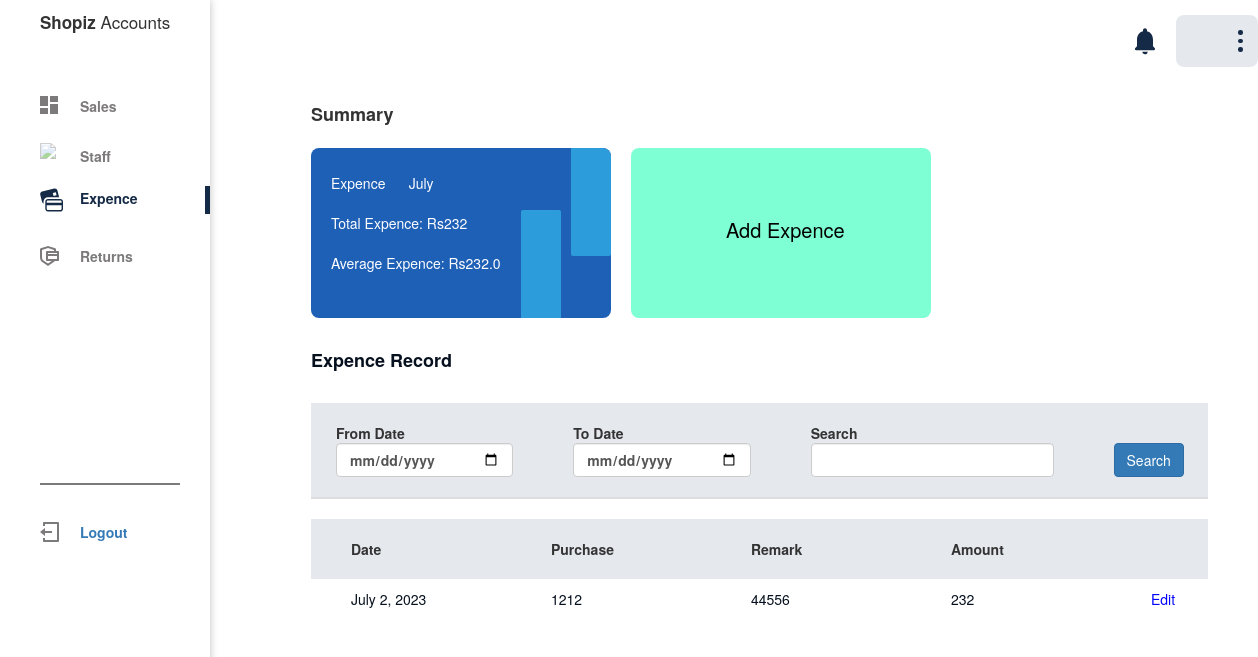
The app's page /expences (signed in), older data.
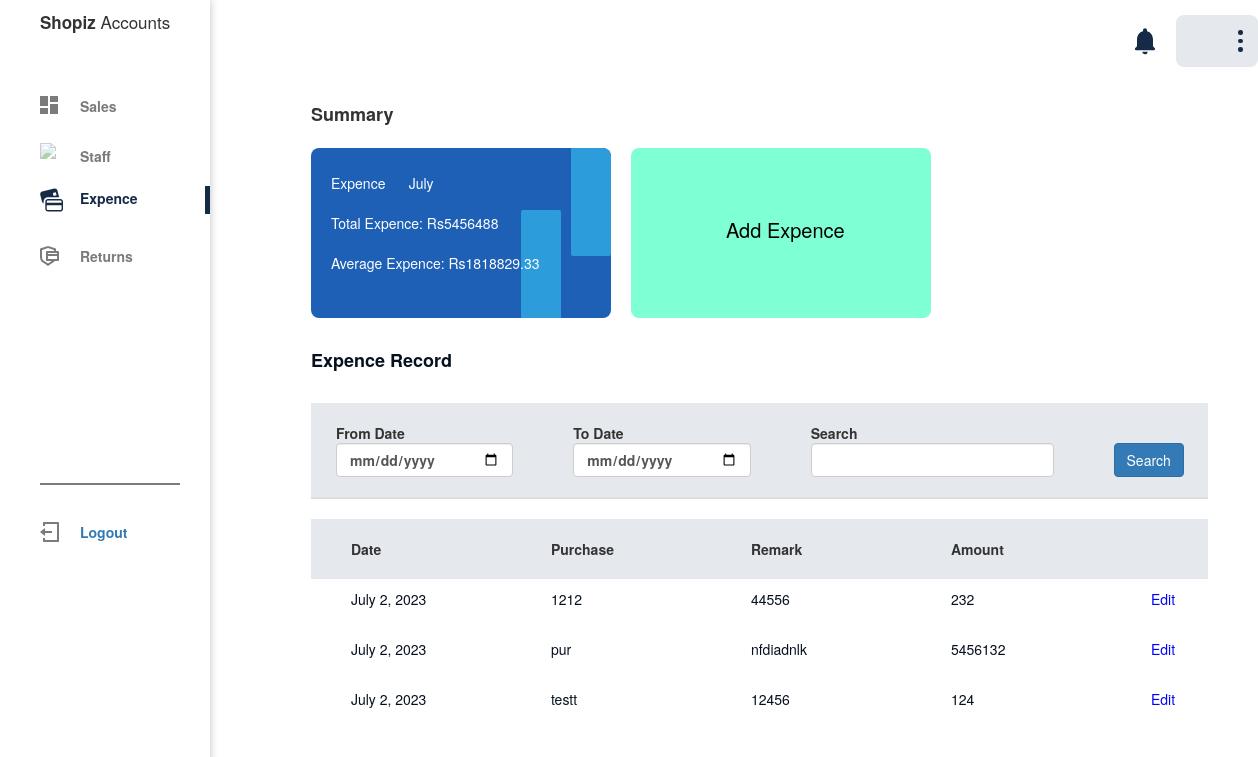
The same page, newer data.
### user_app/models.py (models this page shows)
class Expences(models.Model):
    Purchase = models.CharField(max_length=100)
    Remark = models.CharField(max_length=250)
    Amount = models.CharField(max_length=10)
    Date = models.DateField(auto_now_add=True)
    class Meta:
        db_table = 'expenses'

### user_app/views.py (the view, shortened to what this page needs)
# urls.py: path('expences', views.expences, name='expences'),
@login_required()
def expences(request):
    fromDate = request.GET.get('fromDate')
    toDate = request.GET.get('toDate')
    search = request.GET.get('search')
    current_month = datetime.now().month
    data = models.Expences.objects.filter(Date__month=current_month)
    current_month = datetime.now().strftime('%B')
    if fromDate and toDate:
        data = data.filter(Q(Date__gte=fromDate) & Q(Date__lte=toDate))
        current_month = f'{fromDate} - {toDate}'
    elif fromDate:
        data = data.filter(Date__gte=fromDate)
        current_month = f'{fromDate} - '
    elif toDate:
        data = data.filter(Date__lte=toDate)
        current_month = f' - {toDate}'
    if search:
        data = data.filter(Q(Purchase__icontains=search))
    data = data.order_by('Date')
    sum_amount = data.aggregate(sum_amount=Sum('Amount'))['sum_amount']
    avg_amount = data.aggregate(avg_amount=Avg('Amount'))['avg_amount']
    sum_amount = sum_amount if sum_amount else 0
    avg_amount = round(avg_amount, 2) if avg_amount else 0
    return render(request, 'admin/expences.html', {'data': data, 'current_month': current_month, 'sum': sum_amount, 'avg': avg_amount})

### template/admin/expences.html (shortened to what the changed rows need)
{% extends 'admin/admin_home.html' %}
{% load static %}
{% block content %}
<head>
    <link rel="stylesheet" href="//netdna.bootstrapcdn.com/bootstrap/3.1.1/css/bootstrap.min.css">
    <link rel="stylesheet" href="{% static 'css/expences.css' %}">
</head>
<div class="content" style="padding: 0 50px 0 0;">
    <div class="cards-con">
        <div class="cards">
            <div class="card card-1">
                <div class="content">
                    <div class="name">Expence &nbsp;&nbsp;&nbsp;&nbsp; {{current_month}}</div>
                    <div class="name">Total Expence: Rs{{sum}}</div>
                    <div class="name">Average Expence: Rs{{avg}}</div>
                </div>
            </div>
        </div>
    </div>
    <div class="table-con" style="overflow: hidden;">
        <div class="heading">
            <div class="row">
                <form action="" method="get">
                    <table class="table">
                        <thead>
                            <form action="">
                                <tr class="filters">
                                    <th>From Date
                                        <input id="assigned-user-filter" name="fromDate" value="" type='date' class="form-control">
                                    </th>
                                    <th>To Date
                                        <input id="assigned-user-filter" type='date' name="toDate" value="" class="form-control">
                                    </th>
                                    <th>Search
                                        <input id="assigned-user-filter" type='text' name="search" value=""  class="form-control">
                                    </th>
                                    <th>
                                        <input type="submit" class="btn btn-primary" value="Search">
                                    </th>
                                </tr>
                            </form>
                        </thead>
                    </table>
                </form>
            </div>
        </div>
        <table>
            <thead>
                <tr>
                    <th style="max-width: 250px; min-width: 200px;">Date</th>
                    <th style="max-width: 250px; min-width: 200px;">Purchase</th>
                    <th style="max-width: 250px; min-width: 200px;">Remark</th>
                    <th style="max-width: 250px; min-width: 200px;">Amount</th>
                    <th style="max-width: 250px; min-width: 200px;"></th>
                </tr>
            </thead>
            <tbody>
                {% if data|length == 0 %}
                <tr>
                    <td colspan="5" align="center">No Record Found</td>
                </tr>
                {% else %}
                {% for data in data %}
                <tr class="row">
                    <td class="date" style="max-width: 250px; min-width: 200px;">
                        <p>{{data.Date}}</p>
                    </td>
                    <td class="name" style="max-width: 250px; min-width: 200px;">
                        <p>{{data.Purchase}}</p>
                    </td>
                    <td class="name" style="max-width: 250px; min-width: 200px;">
                        <p>{{data.Remark}}</p>
                    </td>
                    <td class="name" style="max-width: 250px; min-width: 200px;">
                        <p>{{data.Amount}}</p>
                    </td>
                    <td class="name" style="max-width: 250px; min-width: 200px;">
                        <p><a onclick="itemCliked({{forloop.counter}})"> Edit </a></p>
                    </td>
                </tr>
                {% endfor %}
                {% endif %}
            </tbody>
        </table>
    </div>
    {% for data in data %}
        <head>
            <link rel="stylesheet" href="https://maxcdn.bootstrapcdn.com/bootstrap/3.3.6/css/bootstrap.min.css" />
        </head>
            <body>
    {% endfor %}
        <head>
            <head>
                <link rel="stylesheet" href="https://maxcdn.bootstrapcdn.com/bootstrap/3.3.6/css/bootstrap.min.css" />
            </head>
        </head>
            <body>
            </body>
            </html>
{% endblock %}

Row changes from the older to the newer data that the page shows:
added Expences: Date "July 2, 2023", Purchase "pur", Remark "nfdiadnlk", Amount "5456132"
added Expences: Date "July 2, 2023", Purchase "testt", Remark "12456", Amount "124"
Text that changed along with them:
{{ sum }}: "232" → "5456488"
{{ avg }}: "232.0" → "1818829.33"
